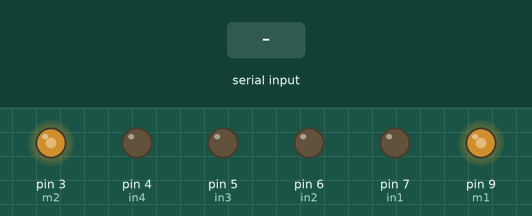
Simulated run of this sketch. Board: Arduino Uno, built with avr-gcc and run on an emulated ATmega328P. On the bench: output pins drawn as LEDs (lit = HIGH). The inputs (shaded band) are chosen by the test bench.

Above: at 1.2 s.
1.3 s: "1" received over Serial
At 2.2 s:
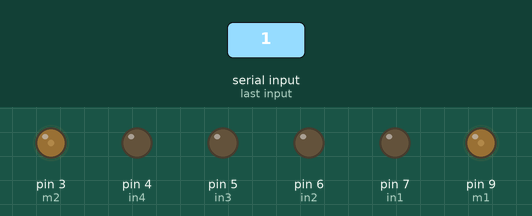
2.8 s: "3" received over Serial
At 3.3 s:
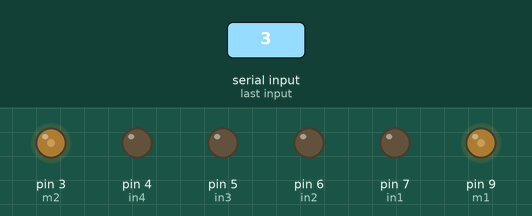
4.3 s: "8" received over Serial
At 5.5 s:
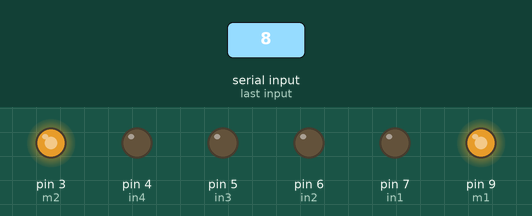
5.8 s: "F" received over Serial
At 6.8 s:
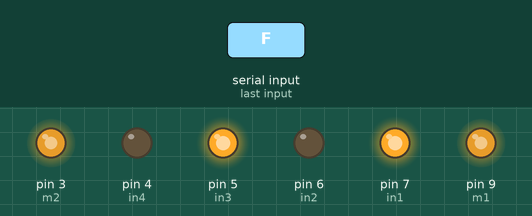
Timing chart, 0 to 17.3 s (numbered marks = the images above; inputs shaded):
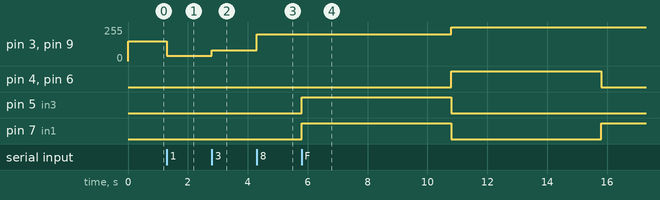

The sketch:

PROJECT_CAR_CODE.ino
```cpp
int m1 = 9;
int m2 = 3;

int in1 =7;
int in2 =6;
int in3=5;
int in4 =4;
char sms;
int spd =150;


void setup() {
  Serial .begin(9600);
  pinMode(m1,OUTPUT);
  pinMode(m2,OUTPUT);
  pinMode(in1,OUTPUT);
  pinMode(in2,OUTPUT);
  pinMode(in3,OUTPUT);
  pinMode(in4,OUTPUT);
}

void loop()
{

if(Serial.available() !=0)
{
  sms=Serial.read();
}
if (sms == '1')
{
  spd = 40;
}

if (sms == '2')
{
  spd = 60;
}
if (sms == '3')
{
  spd = 80;
}
if (sms == '4')
{
  spd = 100;
}
if (sms == '5')
{
  spd = 120;
}
if (sms == '6')
{
  spd = 140;
}
if (sms == '7')
{
  spd = 160;
}
if (sms == '8')
{
  spd = 200;
}
if (sms == '9')
{
  spd =255 ;
}
analogWrite(m1,spd);
analogWrite(m2,spd);

if(sms == 'F')
{
  //front
digitalWrite(in1,HIGH);
digitalWrite(in2,LOW);
digitalWrite(in3,HIGH);
digitalWrite(in4,LOW);
delay(5000);

//back
digitalWrite(m1,HIGH);
digitalWrite(m2,HIGH);

digitalWrite(in1,LOW);
digitalWrite(in2,HIGH);
digitalWrite(in3,LOW);
digitalWrite(in4,HIGH);
delay(5000);

//right

digitalWrite(m1,HIGH);
digitalWrite(m2,HIGH);

digitalWrite(in1,HIGH);
digitalWrite(in2,LOW);
digitalWrite(in3,LOW);
digitalWrite(in4,LOW);
delay(5000);

//left
digitalWrite(m1,HIGH);
digitalWrite(m2,HIGH);

digitalWrite(in1,LOW);
digitalWrite(in2,LOW);
digitalWrite(in2,HIGH);
digitalWrite(in4,LOW);
delay(5000);

//stop
digitalWrite(m1,HIGH);
digitalWrite(m2,HIGH);

digitalWrite(in1,LOW);
digitalWrite(in2,LOW);
digitalWrite(in3,LOW);
digitalWrite(in4,LOW);
delay(5000);


}}
```

Measured:
- after the input at 1.3 s, pin 3 (m2), pin 9 (m1): 150/255 → 40/255 at once
- after the input at 2.8 s, pin 3 (m2), pin 9 (m1): 40/255 → 80/255 at once
- after the input at 4.3 s, pin 3 (m2), pin 9 (m1): 80/255 → 200/255 at once
- after the input at 5.8 s, pin 3 (m2), pin 9 (m1): 200/255 → 255/255 after 5.0 s; pin 4 (in4), pin 6 (in2): LOW → HIGH after 5.0 s, → LOW 5.0 s later; pin 5 (in3): LOW → HIGH at once, → LOW 5.0 s later; pin 7 (in1): LOW → HIGH at once, → LOW 5.0 s later, → HIGH 5.0 s later
